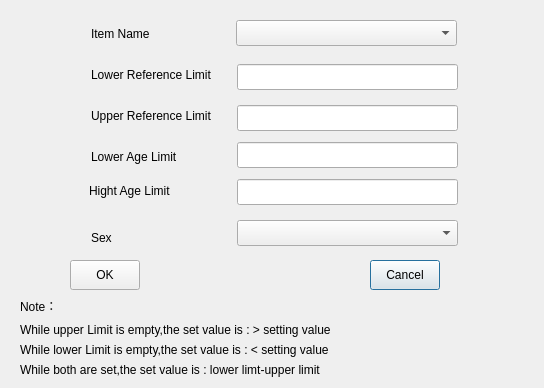
<?xml version="1.0" encoding="UTF-8"?>
<ui version="4.0">
 <class>RenfValue</class>
 <widget class="QDialog" name="RenfValue">
  <property name="geometry">
   <rect>
    <x>0</x>
    <y>0</y>
    <width>544</width>
    <height>388</height>
   </rect>
  </property>
  <property name="windowTitle">
   <string>Rerf Setting</string>
  </property>
  <property name="windowIcon">
   <iconset resource="qt200.qrc">
    <normaloff>:/resource/image/Title.png</normaloff>:/resource/image/Title.png</iconset>
  </property>
  <widget class="QPushButton" name="btnCancel">
   <property name="geometry">
    <rect>
     <x>370</x>
     <y>260</y>
     <width>70</width>
     <height>30</height>
    </rect>
   </property>
   <property name="text">
    <string>Cancel</string>
   </property>
  </widget>
  <widget class="QPushButton" name="btnOK">
   <property name="geometry">
    <rect>
     <x>70</x>
     <y>260</y>
     <width>70</width>
     <height>30</height>
    </rect>
   </property>
   <property name="text">
    <string>OK</string>
   </property>
  </widget>
  <widget class="QLabel" name="label">
   <property name="geometry">
    <rect>
     <x>20</x>
     <y>300</y>
     <width>54</width>
     <height>12</height>
    </rect>
   </property>
   <property name="text">
    <string>Note：</string>
   </property>
  </widget>
  <widget class="QLabel" name="label_2">
   <property name="geometry">
    <rect>
     <x>20</x>
     <y>320</y>
     <width>521</width>
     <height>20</height>
    </rect>
   </property>
   <property name="text">
    <string>While upper Limit is empty,the set value is : &gt; setting value </string>
   </property>
  </widget>
  <widget class="QLabel" name="label_4">
   <property name="geometry">
    <rect>
     <x>20</x>
     <y>360</y>
     <width>521</width>
     <height>20</height>
    </rect>
   </property>
   <property name="text">
    <string>While both are set,the set value is : lower limt-upper limit</string>
   </property>
  </widget>
  <widget class="QLabel" name="label_3">
   <property name="geometry">
    <rect>
     <x>20</x>
     <y>340</y>
     <width>521</width>
     <height>20</height>
    </rect>
   </property>
   <property name="text">
    <string>While lower Limit is empty,the set value is : &lt; setting value </string>
   </property>
  </widget>
  <widget class="QLabel" name="lbAgeHight">
   <property name="geometry">
    <rect>
     <x>89</x>
     <y>183</y>
     <width>141</width>
     <height>16</height>
    </rect>
   </property>
   <property name="text">
    <string>Hight Age Limit</string>
   </property>
  </widget>
  <widget class="QLineEdit" name="leAgeHight">
   <property name="geometry">
    <rect>
     <x>237</x>
     <y>179</y>
     <width>221</width>
     <height>26</height>
    </rect>
   </property>
  </widget>
  <widget class="QComboBox" name="cBoxItem">
   <property name="geometry">
    <rect>
     <x>236</x>
     <y>20</y>
     <width>221</width>
     <height>26</height>
    </rect>
   </property>
  </widget>
  <widget class="QLabel" name="lbRenfHigh">
   <property name="geometry">
    <rect>
     <x>91</x>
     <y>108</y>
     <width>141</width>
     <height>16</height>
    </rect>
   </property>
   <property name="text">
    <string>Upper Reference Limit</string>
   </property>
  </widget>
  <widget class="QLineEdit" name="leRenfLow">
   <property name="geometry">
    <rect>
     <x>237</x>
     <y>64</y>
     <width>221</width>
     <height>26</height>
    </rect>
   </property>
  </widget>
  <widget class="QLineEdit" name="leAgeLow">
   <property name="geometry">
    <rect>
     <x>237</x>
     <y>142</y>
     <width>221</width>
     <height>26</height>
    </rect>
   </property>
  </widget>
  <widget class="QLabel" name="lbSex">
   <property name="geometry">
    <rect>
     <x>91</x>
     <y>230</y>
     <width>141</width>
     <height>16</height>
    </rect>
   </property>
   <property name="text">
    <string>Sex</string>
   </property>
  </widget>
  <widget class="QLabel" name="lbItem">
   <property name="geometry">
    <rect>
     <x>91</x>
     <y>26</y>
     <width>141</width>
     <height>16</height>
    </rect>
   </property>
   <property name="text">
    <string>Item Name</string>
   </property>
  </widget>
  <widget class="QLabel" name="lbAgeLow">
   <property name="geometry">
    <rect>
     <x>91</x>
     <y>149</y>
     <width>141</width>
     <height>16</height>
    </rect>
   </property>
   <property name="text">
    <string>Lower Age Limit</string>
   </property>
  </widget>
  <widget class="QLineEdit" name="leRenfHigh">
   <property name="geometry">
    <rect>
     <x>237</x>
     <y>105</y>
     <width>221</width>
     <height>26</height>
    </rect>
   </property>
  </widget>
  <widget class="QComboBox" name="cBoxSex">
   <property name="geometry">
    <rect>
     <x>237</x>
     <y>220</y>
     <width>221</width>
     <height>26</height>
    </rect>
   </property>
  </widget>
  <widget class="QLabel" name="lbRenfLow">
   <property name="geometry">
    <rect>
     <x>91</x>
     <y>67</y>
     <width>141</width>
     <height>16</height>
    </rect>
   </property>
   <property name="text">
    <string>Lower Reference Limit</string>
   </property>
  </widget>
 </widget>
 <tabstops>
  <tabstop>btnOK</tabstop>
  <tabstop>btnCancel</tabstop>
  <tabstop>leRenfLow</tabstop>
  <tabstop>leRenfHigh</tabstop>
  <tabstop>leAgeLow</tabstop>
  <tabstop>cBoxSex</tabstop>
 </tabstops>
 <resources>
  <include location="qt200.qrc"/>
 </resources>
 <connections/>
</ui>
